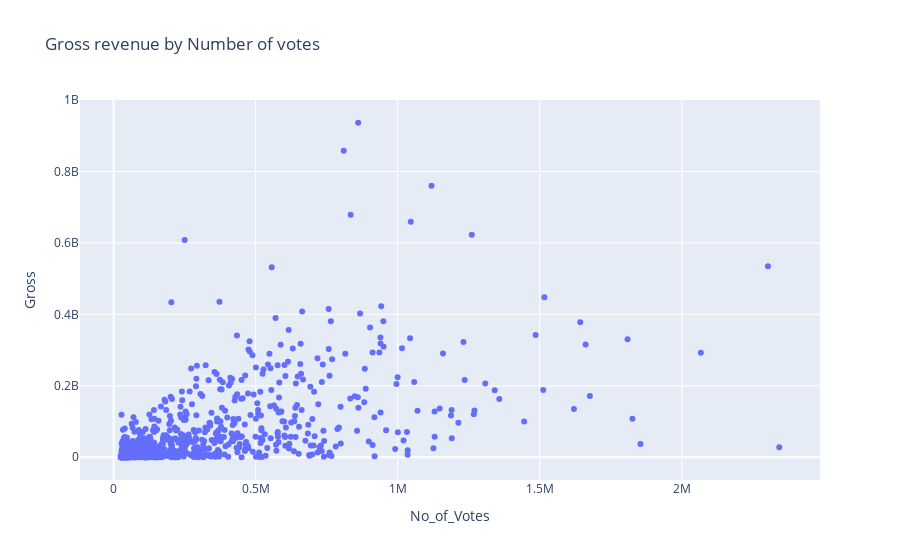

Source (notebook cell):
### Markdown cell above
Aqui, podemos ver que existe uma certa correlação entre o número de votos no filme e sua avaliação no IMDB.

### Code cell
test = ex.scatter(df, x='No_of_Votes', y='Gross', hover_data=['Series_Title', 'Released_Year', 'Genre'], title='Gross revenue by Number of votes')
test.show()

### Figure 1 — Plotly figure (JSON) as saved in the notebook; plotly's stock layout.template omitted (floating-point values rounded to 4 significant figures; data arrays with more than 128 entries replaced by an {"elided": "..."} marker saying what was removed)
{"data": [{"customdata": {"elided": "993x3 mixed values"}, "hovertemplate": "No_of_Votes=%{x}<br>Gross=%{y}<br>Series_Title=%{customdata[0]}<br>Released_Year=%{customdata[1]}<br>Genre=%{customdata[2]}<extra></extra>", "legendgroup": "", "marker": {"color": "#636efa", "symbol": "circle"}, "mode": "markers", "name": "", "orientation": "v", "showlegend": false, "type": "scatter", "x": {"elided": "993 int values"}, "xaxis": "x", "y": {"elided": "993 int values"}, "yaxis": "y"}], "layout": {"legend": {"tracegroupgap": 0}, "title": {"text": "Gross revenue by Number of votes"}, "xaxis": {"anchor": "y", "domain": [0, 1], "title": {"text": "No_of_Votes"}}, "yaxis": {"anchor": "x", "domain": [0, 1], "title": {"text": "Gross"}}}}
